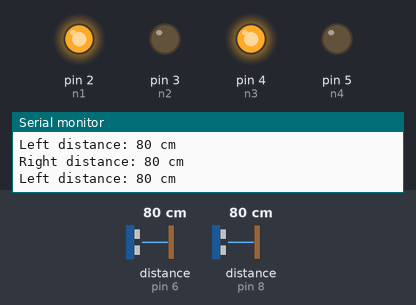
The sketch below on a simulated Arduino Uno, built with avr-gcc and run on an emulated ATmega328P. Shown: output pins drawn as LEDs (lit = HIGH), the last lines printed to the serial monitor. Wiring (inferred from the names in the program): 2 × ultrasonic range finder: trigger pin 7, echo pin 6 / trigger pin 9, echo pin 8. Dashed ring = blinking. The test bench sets the inputs (shaded band); at power-on: distance to the obstacle (sensors on pin 6, pin 8) 80 cm. The echo pulse lasts 58.3 µs per cm; pins used as bus, display or sensor lines are not drawn.

Above: at 1.3 s.
1.4 s: distance to the obstacle (sensor on pin 6) set to 21 cm
2.9 s: distance to the obstacle (sensor on pin 6) set to 18 cm
At 4.4 s:
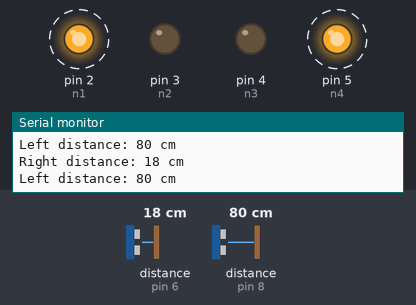
5.9 s: distance to the obstacle (sensor on pin 6) set to 35 cm
8.0 s: distance to the obstacle (sensor on pin 8) set to 22 cm
9.5 s: distance to the obstacle (sensor on pin 8) set to 18 cm
At 11.5 s:
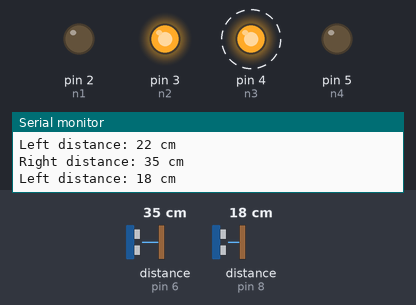
12.5 s: distance to the obstacle (sensor on pin 6) set to 23 cm
15.5 s: distance to the obstacle (sensor on pin 6) set to 18 cm
At 17.9 s:
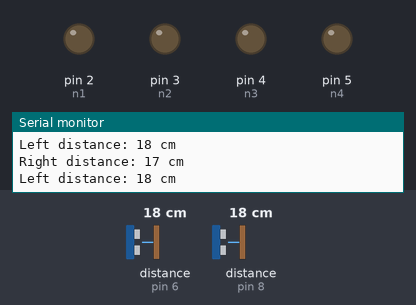
At 18.9 s:
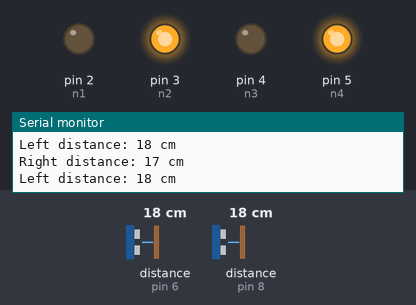
Timing chart, 0 to 19.5 s (numbered marks = the images above; inputs shaded):
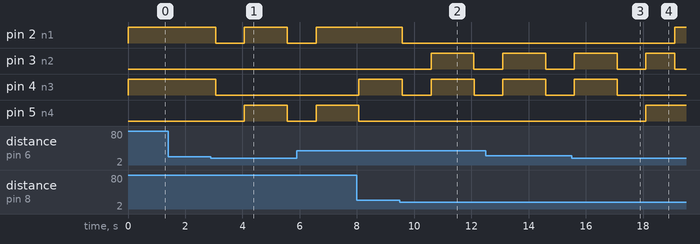

The sketch:

Duble_Ultrasonic_Bot.ino
```cpp
#include <Ultrasonic.h>
int n1 = 2, n2 = 3, n3 = 4, n4 = 5, rec_1 = 6, trans_1 = 7, rec_2 = 8, trans_2 = 9;

long duration;

void setup() {
  pinMode(rec_1, INPUT);
  pinMode(trans_1, OUTPUT);
  pinMode(rec_2, INPUT);
  pinMode(trans_2, OUTPUT);
  pinMode(n1, OUTPUT);
  pinMode(n2, OUTPUT);
  pinMode(n3, OUTPUT);
  pinMode(n4, OUTPUT);
  Serial.begin(9600);
}

void loop() {
  forward();
  int right_distance = calDis(trans_1, rec_1);
  int left_distance = calDis(trans_2, rec_2);
  Serial.print("Right distance: ");
  Serial.print(right_distance); // Print the output in serial monitor
  Serial.println(" cm");
  Serial.print("Left distance: ");
  Serial.print(left_distance); // Print the output in serial monitor
  Serial.println(" cm");
  if (right_distance < 20) {
    stop();
    delay(1000);
    if(left_distance<20) {
      backward();
      delay(1000);
    }
    left();
    delay(1000);
  }
  if(left_distance<20) {
    stop();
    delay(1000);
    if(right_distance<20) {
      backward();
      delay(1000);
    }
    right();
    delay(1000);
  }
  delay(500);
}

int calDis(int trans, int rec) {
  digitalWrite(trans, LOW);
  delayMicroseconds(2);
  digitalWrite(trans, HIGH);
  delayMicroseconds(10);
  digitalWrite(trans, LOW);
  duration = pulseIn(rec, HIGH);
  return duration * 0.0344 / 2;
}

void forward() {
  digitalWrite(n1, HIGH);
  digitalWrite(n2, LOW);
  digitalWrite(n3, HIGH);
  digitalWrite(n4, LOW);
}

void backward() {
  digitalWrite(n1, LOW);
  digitalWrite(n2, HIGH);
  digitalWrite(n3, LOW);
  digitalWrite(n4, HIGH);
}

void left() {
  digitalWrite(n1, HIGH);
  digitalWrite(n2, LOW);
  digitalWrite(n3, LOW);
  digitalWrite(n4, HIGH);
}

void right() {
  digitalWrite(n1, LOW);
  digitalWrite(n2, HIGH);
  digitalWrite(n3, HIGH);
  digitalWrite(n4, LOW);
}

void stop() {
  digitalWrite(n1, LOW);
  digitalWrite(n2, LOW);
  digitalWrite(n3, LOW);
  digitalWrite(n4, LOW);
}
```

Measured:
- the behaviour switches between 20 and 19 cm on distance to the obstacle (sensor on pin 6) (found by bisection; images 0 and 1)
- the behaviour switches between 20 and 19 cm on distance to the obstacle (sensor on pin 8) (found by bisection; images 1 and 2)
- the behaviour switches between 21 and 20 cm on distance to the obstacle (sensor on pin 6) (found by bisection; images 2 and 3)
- after the input at 2.9 s, pin 2 (n1): HIGH → LOW after 0.16 s, → HIGH 1.0 s later, → LOW 1.5 s later; pin 4 (n3): HIGH → LOW after 0.16 s; pin 5 (n4): LOW → HIGH after 1.2 s, → LOW 1.5 s later
- after the input at 9.5 s, pin 2 (n1): HIGH → LOW after 0.09 s; pin 3 (n2): LOW → HIGH after 1.1 s, → LOW 1.5 s later; pin 4 (n3): HIGH → LOW after 0.09 s, → HIGH 1.0 s later, → LOW 1.5 s later
- after the input at 15.5 s, pin 2 (n1): LOW → HIGH after 3.6 s; pin 4 (n3): goes on until 17.1 s, then stays LOW; pin 5 (n4): LOW → HIGH after 2.6 s
